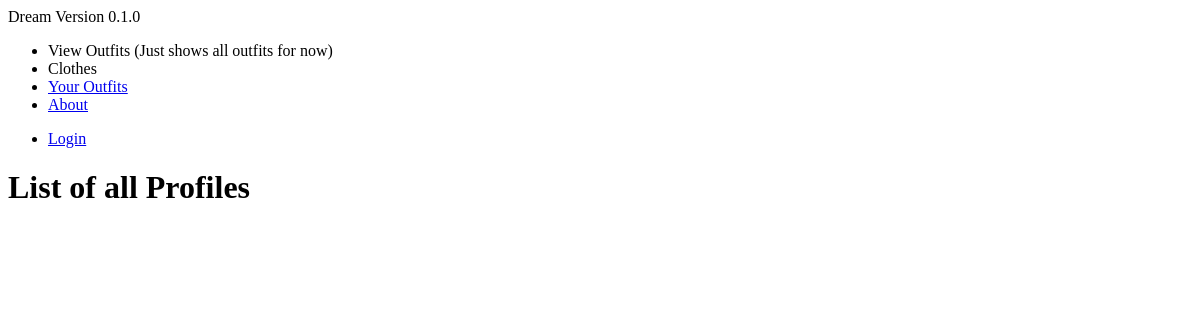
Page /profiles/ on the earlier database version.
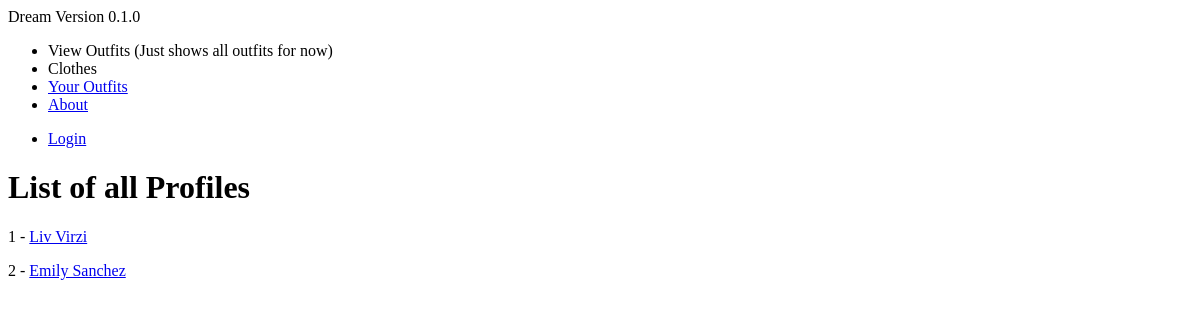
Same page on the later database version.
### profiles/models.py (models this page shows, shortened)
class Profile(models.Model):
    name = models.CharField(max_length=120)
    location = models.CharField(max_length=120)
    email = models.CharField(max_length=120)
    def get_absolute_url(self):
        return reverse('profiles:profile-detail', kwargs={"pk": self.pk})

### profiles/views.py (the view)
# urls.py: path('', ProfileListView.as_view(), name='profile-list'),
class ProfileListView(ListView):
    queryset = Profile.objects.all()

### profiles/templates/profiles/profile_list.html
{% extends 'base.html' %}
{% block content %}
<h1>List of all Profiles</h1>
{% for instance in object_list %}
<p> {{ instance.id }} - <a href='{{ instance.get_absolute_url }}'>{{ instance.name }}</a>
{% endfor %}
{% endblock %}

### templates/base.html (shortened to what this page needs)
<p1>Dream Version 0.1.0</p1>
<ul>
  <li><a>View Outfits (Just shows all outfits for now)</a></li>
  <li><a>Clothes</a></li>
  <li><a href="/clothing">Your Outfits</a></li>
  <li><a href="/about">About</a></li>
</ul>
<ul>
  {% if user.is_authenticated %}
    <li>User: {{ user.get_username }}</li>
    <li><a href="{% url 'logout'%}?next={{request.path}}">Logout</a></li>
  {% else %}
    <li><a href="{% url 'login'%}?next={{request.path}}">Login</a></li>
  {% endif %}
</ul>
{% block content %}{% endblock %}

Differences in the rows shown:
added Profile: id "1", name "Liv Virzi"
added Profile: id "2", name "Emily Sanchez"
